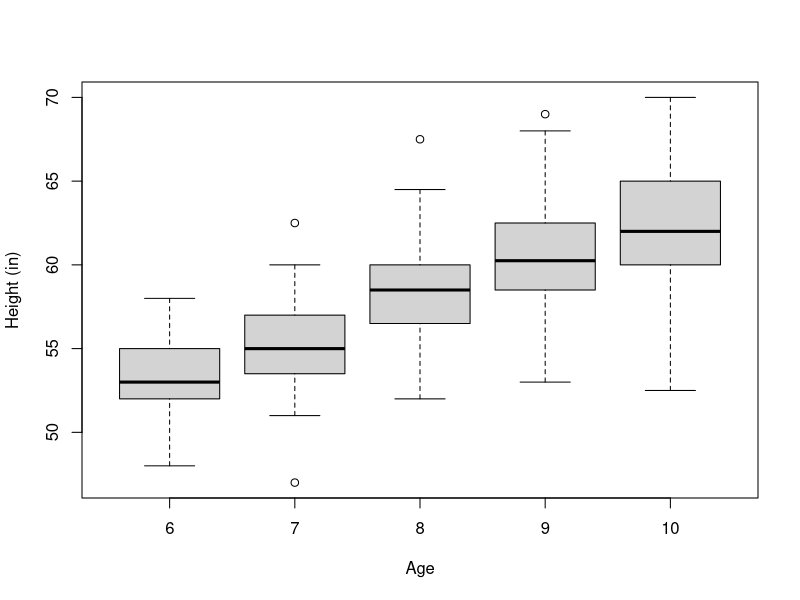
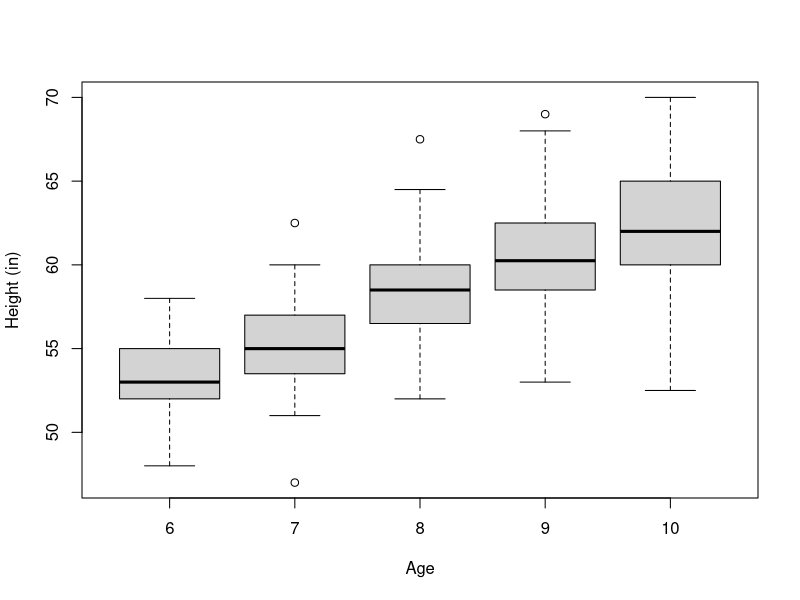

Write R code to recreate these figures, in order. (Note: this script raises an error after producing the figures.)
dat = read.table("Datasets/fev_dataset.txt", header=T)
str(dat)
# Q1
summary(dat$Ht)
quantile(dat$Ht)
?quantile
q = quantile(dat$Ht,probs=c(0.1,0.9))
q
names(q)
# there are 10% of the sample datapoints below the 0.1 quantile, and 10% of the sample datapoints above the 0.9 quantile

# Let's verify:
length(dat$Ht)
# number of heights below the value 53.0:
sum(dat$Ht<53)
sum(dat$Ht<=53)
# 90% quantile:
sum(dat$Ht>68.5)
sum(dat$Ht>=68.5)

# Q2: boxplots

subset(dat, Age >= 6 & Age <= 10) -> subdat
boxplot(Ht ~ Age, data = subdat, xlab='Age', ylab='Height (in)')
# OR, all in one function call:
boxplot(Ht ~ Age, data = dat, subset = Age >= 6 & Age <= 10, xlab='Age', ylab='Height (in)')

# Q3

# remark: one can add a new column very simply:
dat$NewCol
dat$NewCol = 1
str(dat)

# so:
dat$Gender2 = "Girl"
# now, replace the value in the column Gender2 to "Boy" in all rows where Gender == 1
dat[dat$Gender==1,"Gender2"] = "Boy"

# checking the result:
dat[c("Gender","Gender2")]

# solution to Q3 involving a function
# Let's define a conversion function:
gender_conversion_func = function(genderCode) if (genderCode==1) "Boy" else "Girl"
# "return" statements are implicit (see help on "function")
gender_conversion_func(0)
gender_conversion_func(1)
# default value:
gender_conversion_func('gfgf')
# careful with the size of the objects given as input:
gender_conversion_func(c(1,1,4,3,1,0,1))
?apply
# sapply ("simple apply") is used to apply the same function to all elements of a vector

# now we can have a one-liner solution for our Q3:
dat$Gender3 = sapply(dat$Gender, gender_conversion_func) # creating a new column

# solution involving a factor
dat$Gender4 = factor(dat$Gender)
levels(dat$Gender4) # ALWAYS CHECK THE ORDER OF LEVELS FIRST
levels(dat$Gender4) = c("Girl","Boy")


# Last solution to Q3: using dplyr::mutate()
library(dplyr)
dat %>% mutate(Gender5 = sapply(Gender,gender_conversion_func))

# a functional version of the "if" is "ifelse":
?ifelse
if (4==5) print("a") else print("b")
ifelse(c(1,4,23,5,4,2,5,6,2,6)==5,  yes="happy", no="unhappy")

# I encourage you to use ifelse rather than if.
# redefine the conversion function:
gender_conversion_func = function(genderCode) ifelse(genderCode==1, "Boy", "Girl")

# works on vectors:
gender_conversion_func(dat$Gender)

# we could even do without defining a function:
dat$Gender10 = ifelse(dat$Gender=="1", "Boy", "Girl")
dat[c("Gender","Gender10")]

# now the solution with mutate() will be:
dat %>% mutate(Gender2 = gender_conversion_func(Gender))


# moving to Q4 and the dataset on SSR values:
library(readxl)
read_xlsx("Datasets/ssr_data.xlsx") -> ssr_dat
str(ssr_dat)
ssr_dat %>% select(-starts_with("X__")) -> tempdat

# Q5
colnames(tempdat)
paste0("P", c(1,1,1,1,2,2,2,2), "_Allele", 1:4)
# function rep() has two forms:
# (1) rep(obj, times=n): n times the whole object obj
rep(1:2, times=4)
# (2) rep(obj, each=n): replication of each element of obj n times
rep(1:2, each=4)

markers = c(1:6,8:13,15:16)
length(markers)
colnames(tempdat)[2:(length(markers)*4+1)] <- paste0("P", rep(markers, each=4), "_Allele", 1:4)
# OR:
colnames(tempdat) <- c("ID", paste0("P", rep(markers, each=4), "_Allele", 1:4))

# WARNING! FAULTY IS:
colnames(tempdat[2:(length(markers)*4+1)]) <- paste0("P", rep(markers, each=4), "_Allele", 1:4)
# since it modifies the column names of a temporary object created as a subset of tempdat by "tempdat[...]". The temporary object is then discarded.

library(tidyr)
tempdat
# creating a small subset to demonstrate tidyr functions: 6 random samples on P11 only
tempdat %>% select(ID,starts_with("P11_")) %>% sample_frac(0.1, replace=F) -> minidat 


# let's try and use gather()
minidat %>% gather(key="Allele_num", value="Allele_length", 2:5) -> minidat_tidy
# gather() uses the column names of columns 2 to 5 to populate the new column whose name is given to the argument "key". The argument "value" gives the name of the column that will receive all the values.

# gather() GATHERS the content of several columns into a single new one.

# we quickly want to get the allele numbers as integers:
?substr
l = nchar("P11_Allele1")
minidat_tidy$Allele_num = as.integer(substr(minidat_tidy$Allele_num,start=l,stop=l))

# to rename a column:
colnames(minidat_tidy)[1] = "Sample" # modifies the data frame
minidat_tidy %>% rename(Sample=ID) -> minidat_tidy 
